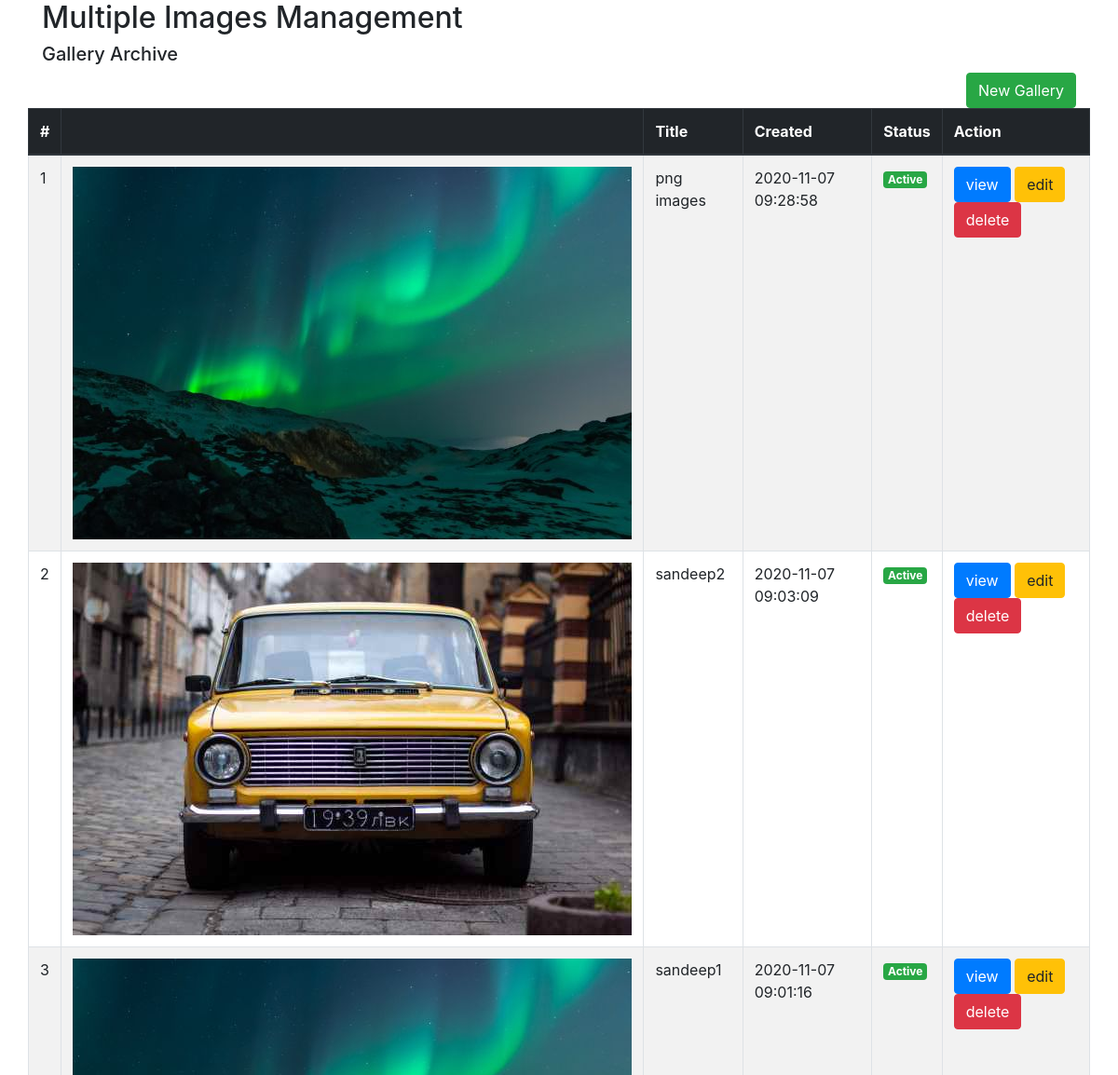
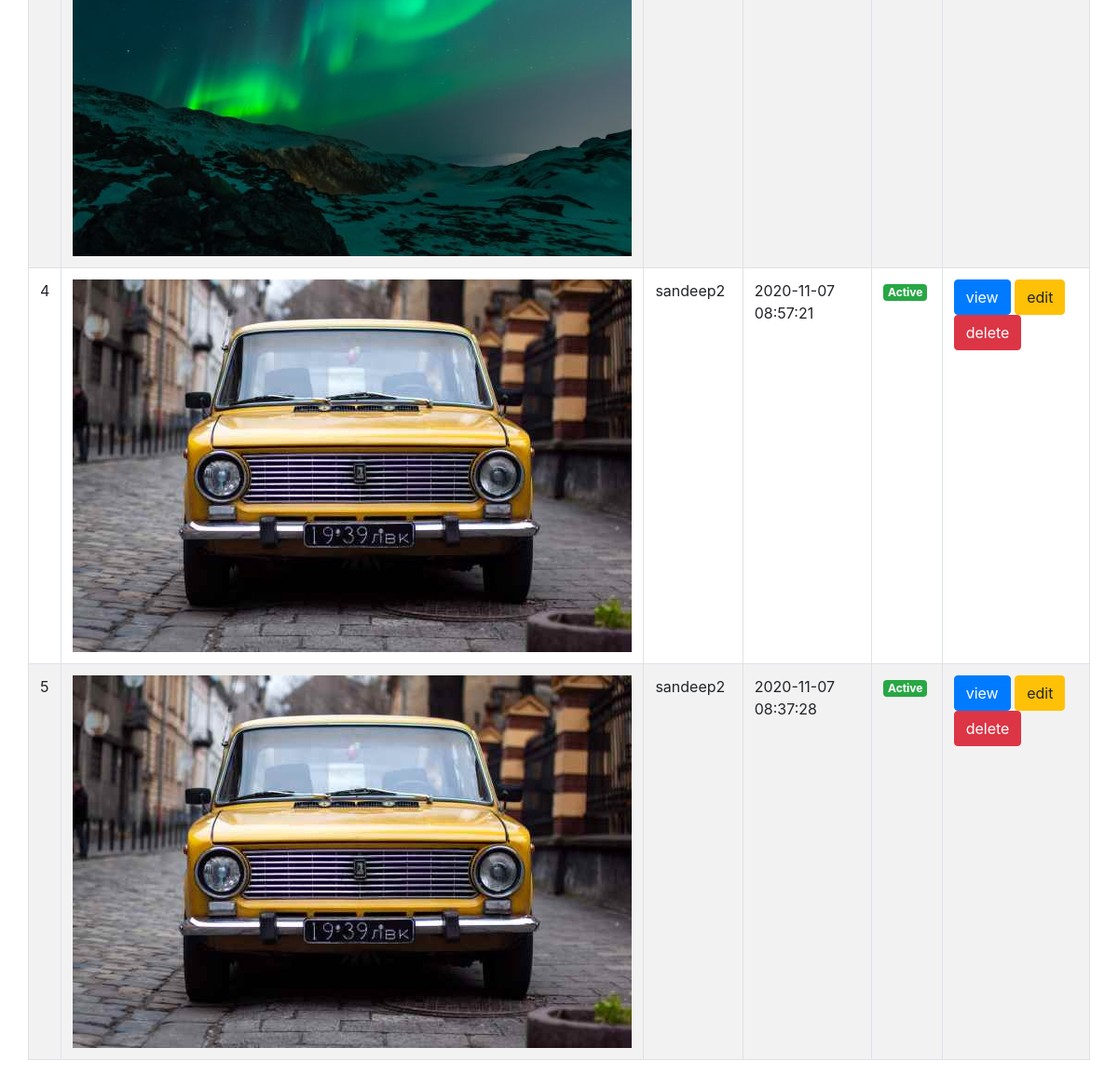
The page / on the database its author committed (2 pictures, top to bottom).
### tables this page shows
CREATE TABLE IF NOT EXISTS `gallery` (
  `id` int(11) NOT NULL AUTO_INCREMENT,
  `title` varchar(255) NOT NULL,
  `created` datetime NOT NULL,
  `modified` datetime NOT NULL,
  `status` tinyint(1) NOT NULL DEFAULT 1 COMMENT '1=Active | 0=Inactive',
  PRIMARY KEY (`id`)
);

### application/controllers/Manage_gallery.php (called while the page is built, shortened)
<?php if ( ! defined('BASEPATH')) exit('No direct script access allowed');
class Manage_gallery extends CI_Controller {
    function __construct() {
        $this->load->helper('form');
        $this->load->library('form_validation');
        $this->load->model('gallery');
    }
    public function index(){
        $data = array();
        $data['gallery'] = $this->gallery->getRows();
        $data['title'] = 'Gallery Archive';
        $this->load->view('templates/header', $data);
        $this->load->view('gallery/index', $data);
        $this->load->view('templates/footer');
    }
}

### index.php (called while the page is built, shortened)
<?php
require_once BASEPATH.'core/CodeIgniter.php';

### application/models/Gallery.php (called while the page is built, shortened)
<?php if ( ! defined('BASEPATH')) exit('No direct script access allowed');
class Gallery extends CI_Model{
    function __construct() {
        $this->galleryTbl   = 'gallery';
        $this->imgTbl = 'gallery_images';
    }
    public function getRows($id = ''){
        $this->db->select("*, (SELECT file_name FROM ".$this->imgTbl." WHERE gallery_id = ".$this->galleryTbl.".id ORDER BY id DESC LIMIT 1) as default_image");
        $this->db->from($this->galleryTbl);
        if($id){
            $this->db->where('id', $id);
            $query  = $this->db->get();
            $result = ($query->num_rows() > 0)?$query->row_array():array();
            if(!empty($result)){
                $this->db->select('*');
                $this->db->from($this->imgTbl);
                $this->db->where('gallery_id', $result['id']);
                $this->db->order_by('id', 'desc');
                $query  = $this->db->get();
                $result2 = ($query->num_rows() > 0)?$query->result_array():array();
                $result['images'] = $result2;
            }
        }else{
            $this->db->order_by('id', 'desc');
            $query  = $this->db->get();
            $result = ($query->num_rows() > 0)?$query->result_array():array();
        }
        return !empty($result)?$result:false;
    }
}

### application/views/gallery/index.php (the view, shortened to what this page needs)
<div class="container">
    <h2>Multiple Images Management</h2>
    <div class="row">
        <div class="col-md-12 head">
            <h5><?php echo $title; ?></h5>
            <div class="float-right">
                <a href="<?php echo base_url('manage_gallery/add'); ?>" class="btn btn-success"><i class="plus"></i> New Gallery</a>
            </div>
        </div>
        <table class="table table-striped table-bordered">
            <thead class="thead-dark">
                <tr>
                    <th>#</th>
                    <th></th>
                    <th>Title</th>
                    <th>Created</th>
                    <th>Status</th>
                    <th>Action</th>
                </tr>
            </thead>
            <tbody>
                <?php if(!empty($gallery)){ $i=0;
                    foreach($gallery as $row){ $i++;
                        $defaultImage = !empty($row['default_image'])?'<img src="'.base_url().'uploads/images/'.$row['default_image'].'" alt="" />':'';
                        $statusLink = ($row['status'] == 1)?site_url('manage_gallery/block/'.$row['id']):site_url('manage_gallery/unblock/'.$row['id']);
                        $statusTooltip = ($row['status'] == 1)?'Click to Inactive':'Click to Active';
                ?>
                <tr>
                    <td><?php echo $i; ?></td>
                    <td><?php echo $defaultImage; ?></td>
                    <td><?php echo $row['title']; ?></td>
                    <td><?php echo $row['created']; ?></td>
                    <td><a href="<?php echo $statusLink; ?>" title="<?php echo $statusTooltip; ?>"><span class="badge <?php echo ($row['status'] == 1)?'badge-success':'badge-danger'; ?>"><?php echo ($row['status'] == 1)?'Active':'Inactive'; ?></span></a></td>
                    <td>
                        <a href="<?php echo base_url('manage_gallery/view/'.$row['id']); ?>" class="btn btn-primary">view</a>
                        <a href="<?php echo base_url('manage_gallery/edit/'.$row['id']); ?>" class="btn btn-warning">edit</a>
                        <a href="<?php echo base_url('manage_gallery/delete/'.$row['id']); ?>" class="btn btn-danger" onclick="return confirm('Are you sure to delete data?')?true:false;">delete</a>
                    </td>
                </tr>
                <?php } }else{ ?>
                <tr><td colspan="6">No gallery found...</td></tr>
                <?php } ?>
            </tbody>
        </table>
    </div>
</div>

### application/views/templates/header.php (shortened to what this page needs)
<!DOCTYPE html>
<html lang="en">
<head>
    <link rel="stylesheet" href="<?php  ?>">
     <link rel="stylesheet" href="https://stackpath.bootstrapcdn.com/bootstrap/4.1.3/css/bootstrap.min.css">
     <link rel="stylesheet" href="<?php  ?>">
</head>
<body>

### rows shown on the page
gallery: title "png images", created "2020-11-07 09:28:58", status "Active"
gallery: title "sandeep2", created "2020-11-07 09:03:09", status "Active"
gallery: title "sandeep1", created "2020-11-07 09:01:16", status "Active"
gallery: title "sandeep2", created "2020-11-07 08:57:21", status "Active"
gallery: title "sandeep2", created "2020-11-07 08:37:28", status "Active"

### other values the page prints
$title "Gallery Archive"
